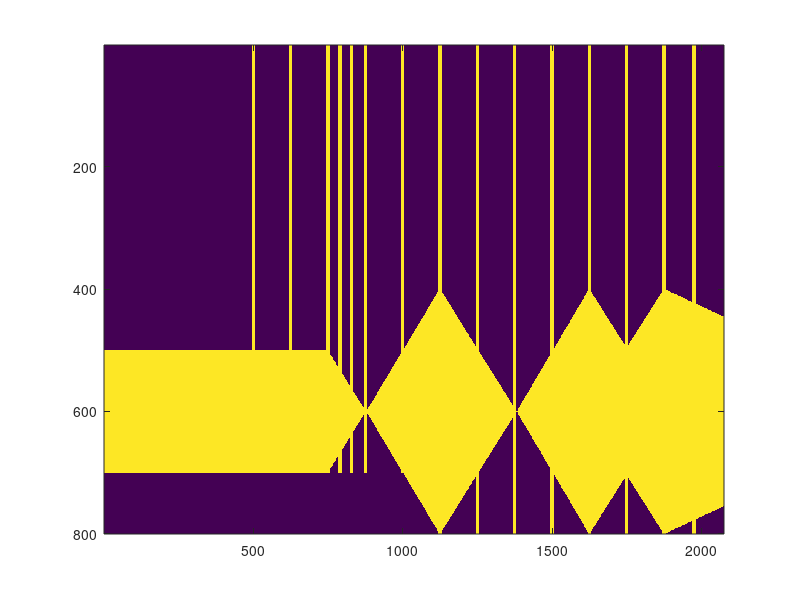

Here is the MATLAB script that generated this plot:
%% Matrix Guide
% Lenses: [1, -D; 0,1] where D is refractive power. In the thin lens
% approximation, D=1/f, for focal length f.
% Mirrors: [-1,0;0,1] (flat, ideal mirror in air if it is perpendicular to the
% optical axis.
% Distance Transforms: f= [1, 0; d, 1] for distance covered d.
% All units are currently scaled in mm
%% Formulas
    % Mirror: [-1,-2n/R; 0, 1]
        %Here I assume that all mirrors are flat, i.e. R=inf, so that we
        %end up with: [-1, 0; 0, 1]
    % Idealized thin lens: [1, -1/f; 0, 1]
    % Transform matrix for a distance travelled in air with an optical
    % index of 1: [1, 0; dist, 1]
    % Ray orientation is given by 
    
%% MODULE 1 {Deliberately left unimplemented due to unknown perameters}
    % Half Wave Plate  -- not sure what to do about this. I need more specs
    % on this.
    % Beam Expander -- [M, B; 0, 1/M] for M is beam magnification, B is
    % optical propogation distance of prisms
    % Beam Expander -- [M, B; 0, 1/M] for M is beam magnification, B is
    % optical propogation distance of prisms.
    z_mod1 = 500
    n=1;
    %% MODULE 2 LP1 (assume all mirrors flat, including PBS)
    % PBS 1 has no focus, so I guess we will assume it behaves as a flat
    % mirror in this case.
    PBS1 = [-1, 0; 0,1]; %Ideal Mirror
    Component_stack(:,:,n) = PBS1;
    n=n+1
    M1 = [1, 0; 0, 1]; %Ideal Mirror
    Component_stack(:,:,n) = M1;
    n=n+1
    ETL1 = [1, -1/125; 0, 1]; %Thin Lens with f=125mm
    Component_stack(:,:,n) = ETL1;
    n=n+1
    M2 = [1, 0; 0,1];
    Component_stack(:,:,n) = M2;
    n=n+1
    PBS2 = [1, 0; 0, 1];
    Component_stack(:,:,n) = PBS2;
    n=n+1
    %Distance along otpical axis is positive because there are two mirrors.
%     F_ETL1_SM1 = [1, 0; 125, 1];
%     Component_stack(:,:,n) = F_ETL1_SM1;
%     n=n+1
    %Grants 0 width slanted beam as anticipated going into mod3
    
%% Module 2 LP2 (Ignored for now)
    %Assume PBSs are inert for non-affective wavelenghts
    %Confocal Lens (CL) works like regular lens? Or do I just need to use a
    %different matrix? Not sure.
    CL1 = [1, -1/125; 0, 1];
    Component_stack(:,:,n) = CL1;
    n=n+1
    
    
%% Module 3
    %"ETL is adjusted to 125mm effective focal length to focus beam to SM1"
    
    SM1 = [1, 0; 0, 1];
    Component_stack(:,:,n) = SM1;
    n=n+1
%     F_SM1_L1 = [1, 0; 125, 1]; 
%     Component_stack(:,:,n) =F_SM1_L1;
%     n=n+1
    L1 = [1, -1/125; 0, 1];
    Component_stack(:,:,n) = L1;
    n=n+1
%     F_L1_SM2 = [1, 0; 125, 1];
%     Component_stack(:,:,n) = F_L1_SM2;
%     n=n+1
    SM2 = [1, 0; 0, 1];
    Component_stack(:,:,n) = SM2;
    n=n+1
    % Grants full width tiltless beam exiting module 3 as anticipated= 
%% Module 4
%     F_SM2_L2 = [1,0;125,1];
%     Component_stack(:,:,n) = F_SM2_L2;
%     n=n+1
    L2 = [1, -1/125; 0, 1];
    Component_stack(:,:,n) = L2;
    n=n+1
%     F_L2_ETL2 = [1, 0; 125, 1];
%     Component_stack(:,:,n) = F_L2_ETL2;
%     n=n+1
    ETL2 = [1, 0; 0, 1]; %Modify. as necessary. This is assuming default value of F=inf. Should have no effect on geometric optics.
    Component_stack(:,:,n) = ETL2;
    n=n+1
%     F_ETL2_L3 = [1, 0; 125, 1];
%     Component_stack(:,:,n) = F_ETL2_L3;
%     n=n+1
    L3 = [1, -1/125; 0, 1];
    Component_stack(:,:,n) = L3;
    n=n+1
%     F_L3_M3 = [1, 0; 125, 1];
%     Component_stack(:,:,n) = F_L3_M3;
%     n=n+1
    % Grants  full width beam but with tilt. Should be tiltless!
%% Intra-Modular Path 1: Module 4 -> Imaging Plane
    fprintf("IMP_1")
    M3 = [-1, 0; 0, 1];
    Component_stack(:,:,n) = M3;
    n=n+1
    % 50/50? Assumed to be ideal, i.e. inert for Green light.
    % Mercury lamp should likewise have no effect?
    L4 = [1, -1/200; 0, 1];
    Component_stack(:,:,n) = L4;
    n=n+1
%     F_L4_DM1 = [1, 0; 1, 1];
%     Component_stack(:,:,n) = F_L4_DM1;
%     n=n+1
    % Dichroic? I'm treating it as a typical mirror here.
    DM1_green = [1, 0; 0, 1];
    Component_stack(:,:,n) = DM1_green;
    n=n+1
%     F_DM1_obj =  [1, 0; 1, 1]; %Negative b/c of mirror transform - is now going "opposite direction" on optical axis.
%     Component_stack(:,:,n) = F_DM1_obj;
%     n=n+1
    %OBJ = ???
    %{Output}

  %%Computation
  endstep = 2075;
ray_top_record = zeros(1, endstep);
ray_bot_record = zeros(1, endstep);

%% Top Ray
 %units of arbitrary thickness. I choose milimeters for my setup.
component_num = 1;
component_coords = [500, 625, 750, 790, 830, 875, 1000, 1125, 1250, 1375, 1500, 1625, 1750, 1875, 1975, -1]; %Gives the step number location of the component. After final component, set it to 0 so it won't trigger again.
F_step = [1, 0; 1, 1];
R_top = [0; 1];
for z = 1:1:endstep
    if z == component_coords(component_num) 
        z=z
        Component_stack(:,:,component_num)
        R_out = Component_stack(:,:,component_num) * R_top;
        component_num = component_num + 1;
        R_out=R_out
    else
        
        R_out = F_step * R_top;
    end
    R_top=R_out;
    ray_top_record(:, z) = R_out(2);
end

%% Bottom Ray
%units of arbitrary thickness. I choose centimeters for my setup.
component_num = 1; %Gives the step number location of the component. After final component, set it to 0 so it won't trigger again.
F_step = [1, 0; 1, 1];
R_bot = [0;-1];
for z = 1:1:endstep
    if z == component_coords(component_num) 
        component_num=component_num
        z=z
        R_out = Component_stack(:,:,component_num) * R_bot
        component_num = component_num + 1;
    else
        
        R_out = F_step * R_bot;
    end
    R_bot=R_out;
    ray_bot_record(:, z) = R_out(2);
end
%% Analysis and Visualization
offset_height = 600;
ray_record_img_ = zeros((offset_height*2), endstep);
m=1
for pix_col = 1:endstep
      if pix_col==component_coords(m)
            ray_record_img(:,  pix_col-5:pix_col+5) = 150;
            m=m+1
      end
    for pix_row = 1:1:(offset_height*2)
        if 100*ray_top_record(pix_col) + offset_height >= pix_row && 100*ray_bot_record(pix_col) + offset_height <= pix_row
            ray_record_img(pix_row, pix_col) = 255;
        elseif 100*ray_top_record(pix_col) + offset_height <= pix_row && 100*ray_bot_record(pix_col) + offset_height >= pix_row
            ray_record_img(pix_row, pix_col) = 255;
        end
        
    end
end
%image(ray_top_record*255)
image(ray_record_img)
       